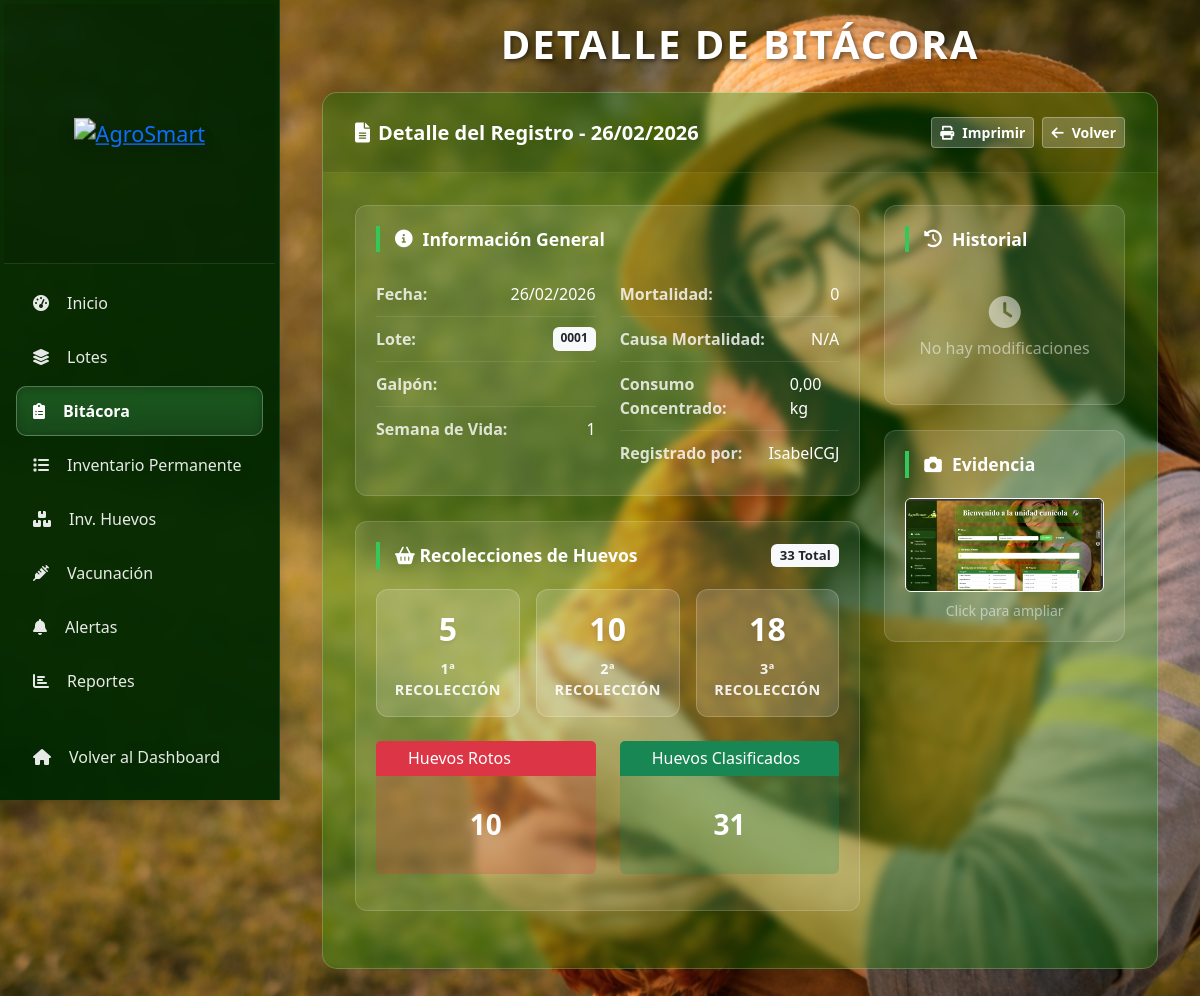
The app's page /aves/bitacora/4/?print=true (signed in) with its own data.
### apps/aves/models.py (models this page shows, shortened)
class BitacoraDiaria(BaseModel):
    lote = models.ForeignKey(LoteAves, on_delete=models.CASCADE, verbose_name='Lote')
    fecha = models.DateField('Fecha')
    semana_vida = models.PositiveIntegerField('Semana de vida', null=True, blank=True)
    recoleccion_1 = models.PositiveIntegerField('Primera recolección', default=0, help_text='Cantidad total de huevos en la primera recolección')
    recoleccion_2 = models.PositiveIntegerField('Segunda recolección', default=0, help_text='Cantidad total de huevos en la segunda recolección')
    recoleccion_3 = models.PositiveIntegerField('Tercera recolección', default=0, help_text='Cantidad total de huevos en la tercera recolección')
    huevos_rotos = models.PositiveIntegerField('Huevos rotos', default=0, help_text='Cantidad total de huevos rotos en el día')
    imagen_huevos_rotos = models.ImageField('Evidencia de huevos rotos', upload_to='aves/huevos_rotos/', null=True, blank=True, help_text='Requerida si hay huevos rotos')
    produccion_aaa = models.PositiveIntegerField('Producción AAA', default=0)
    produccion_aa = models.PositiveIntegerField('Producción AA', default=0)
    produccion_a = models.PositiveIntegerField('Producción A', default=0)
    produccion_b = models.PositiveIntegerField('Producción B', default=0)
    produccion_c = models.PositiveIntegerField('Producción C', default=0)
    produccion_jumbo = models.PositiveIntegerField('Producción Jumbo', default=0)
    huevos_sucios = models.PositiveIntegerField('Huevos sucios', default=0)
    huevos_farfara = models.PositiveIntegerField('Huevos fárfara', default=0)
    descarte = models.PositiveIntegerField('Descarte', default=0)
    mortalidad = models.PositiveIntegerField('Mortalidad', default=0)
    causa_mortalidad = models.CharField('Causa de mortalidad', max_length=200, blank=True)
    consumo_concentrado = models.DecimalField('Consumo concentrado (kg)', max_digits=10, decimal_places=2, default=0)
    observaciones = models.TextField('Observaciones', blank=True)
    firma_responsable = models.ImageField('Firma del responsable', upload_to='aves/firmas/', null=True, blank=True, help_text='Foto de la firma del encargado')
    usuario_registro = models.ForeignKey(User, on_delete=models.CASCADE, verbose_name='Usuario que registra')
    class Meta:
        verbose_name = 'Bitácora Diaria'
        verbose_name_plural = 'Bitácoras Diarias'
        unique_together = ['lote', 'fecha']
        ordering = ['-fecha']
    @property
    def total_recolecciones(self):
        return self.recoleccion_1 + self.recoleccion_2 + self.recoleccion_3
    @property
    def produccion_total(self):
        return (
            self.produccion_aaa +
            self.produccion_aa +
            self.produccion_a +
            self.produccion_b +
            self.produccion_c +
            self.produccion_jumbo +
            self.huevos_sucios +
            self.huevos_farfara +
            self.descarte
        )

class LoteAves(BaseModel):
    ESTADOS = [
        ('levante', 'Pollas de Levante'),
        ('postura', 'En Postura'),
        ('finalizado', 'Finalizado'),
    ]
    LINEAS_GENETICAS = [
        ('hy_line_brown', 'Hy-Line Brown'),
        ('hy_line_white', 'Hy-Line White'),
        ('lohmann_brown', 'Lohmann Brown'),
        ('lohmann_white', 'Lohmann White'),
        ('isa_brown', 'ISA Brown'),
        ('isa_white', 'ISA White'),
        ('bovans_brown', 'Bovans Brown'),
        ('bovans_white', 'Bovans White'),
        ('dekalb_brown', 'Dekalb Brown'),
        ('dekalb_white', 'Dekalb White'),
        ('babcock_brown', 'Babcock Brown'),
        ('otra', 'Otra'),
    ]
    codigo = models.CharField('Código del lote', max_length=50, unique=True)
    galpon = models.CharField('Galpón', max_length=100)
    linea_genetica = models.CharField('Línea genética', max_length=50, choices=LINEAS_GENETICAS)
    procedencia = models.CharField('Procedencia', max_length=200)
    numero_aves_inicial = models.PositiveIntegerField('Número inicial de aves')
    numero_aves_actual = models.PositiveIntegerField('Número actual de aves')
    fecha_llegada = models.DateField('Fecha de llegada')
    fecha_inicio_postura = models.DateField('Fecha inicio postura', null=True, blank=True)
    peso_total_llegada = models.DecimalField('Peso total llegada (kg)', max_digits=10, decimal_places=2)
    peso_promedio_llegada = models.DecimalField('Peso promedio llegada (g)', max_digits=8, decimal_places=2)
    estado = models.CharField('Estado', max_length=20, choices=ESTADOS, default='levante')
    observaciones = models.TextField('Observaciones', blank=True)
    tipo = models.CharField('Tipo de lote', max_length=20, choices=[
        ('ponedoras', 'Ponedoras'),
        ('engorde', 'Engorde'),
    ], default='ponedoras')
    class Meta:
        verbose_name = 'Lote de Aves'
        verbose_name_plural = 'Lotes de Aves'
        ordering = ['-fecha_llegada']

### apps/aves/views.py (the view)
# urls.py: path('bitacora/<int:pk>/', views.bitacora_detail, name='bitacora_detail'),
@login_required
@role_required(['superusuario', 'admin_aves', 'solo_vista'])
def bitacora_detail(request, pk):
    bitacora = get_object_or_404(BitacoraDiaria, pk=pk)
    registros_modificacion = RegistroModificacion.objects.filter(
        modelo='BitacoraDiaria',
        objeto_id=bitacora.id
    ).select_related('usuario').order_by('-fecha_modificacion')
    movimientos = MovimientoHuevos.objects.filter(fecha=bitacora.fecha)
    context = {
        'bitacora': bitacora,
        'registros_modificacion': registros_modificacion,
        'movimientos': movimientos,
    }
    return render(request, 'aves/bitacora_detail.html', context)

### templates/aves/bitacora_detail.html (shortened to what this page needs)
{% extends 'aves/base.html' %}
{% load aves_extras %}
{% block content %}
<h2 class="text-center mb-4" style="color: white; font-weight: 900; text-transform: uppercase; letter-spacing: 2px; text-shadow: 2px 2px 4px rgba(0,0,0,0.5); font-size: 2.5rem;">DETALLE DE BITÁCORA</h2>
<div class="glass-wrap">
    <div class="unified-dashboard-card">
        <div class="card-header">
            <h5 class="section-title"><i class="fas fa-file-alt"></i> Detalle del Registro - {{ bitacora.fecha|date:"d/m/Y" }}</h5>
            <div class="d-flex gap-2">
                <button type="button" class="btn btn-light-custom btn-sm fw-bold" onclick="window.print()">
                    <i class="fas fa-print me-2"></i>Imprimir
                </button>
                <a href="{% url 'aves:bitacora_list' %}" class="btn btn-light-custom btn-sm fw-bold">
                    <i class="fas fa-arrow-left me-2"></i>Volver
                </a>
            </div>
        </div>
        <div class="card-body">
            <div class="row">
                <div class="col-md-8">
                    <div class="detail-section">
                        <div class="detail-section-header">
                            <i class="fas fa-info-circle"></i> Información General
                        </div>
                        <div class="row">
                            <div class="col-md-6">
                                <div class="info-row">
                                    <span class="info-label">Fecha:</span>
                                    <span class="info-value">{{ bitacora.fecha|date:"d/m/Y" }}</span>
                                </div>
                                <div class="info-row">
                                    <span class="info-label">Lote:</span>
                                    <span class="badge bg-light text-dark">{{ bitacora.lote.codigo }}</span>
                                </div>
                                <div class="info-row">
                                    <span class="info-label">Galpón:</span>
                                </div>
                                <div class="info-row border-0">
                                    <span class="info-label">Semana de Vida:</span>
                                    <span class="info-value">{{ bitacora.semana_vida|default:"No especificada" }}</span>
                                </div>
                            </div>
                            <div class="col-md-6">
                                <div class="info-row">
                                    <span class="info-label">Mortalidad:</span>
                                    <span class="info-value {% if bitacora.mortalidad > 0 %}text-danger fw-bold bg-white px-2 rounded{% endif %}">{{ bitacora.mortalidad }}</span>
                                </div>
                                <div class="info-row">
                                    <span class="info-label">Causa Mortalidad:</span>
                                    <span class="info-value">{{ bitacora.causa_mortalidad|default:"N/A" }}</span>
                                </div>
                                <div class="info-row">
                                    <span class="info-label">Consumo Concentrado:</span>
                                    <span class="info-value">{{ bitacora.consumo_concentrado }} kg</span>
                                </div>
                                <div class="info-row border-0">
                                    <span class="info-label">Registrado por:</span>
                                    <span class="info-value">{{ bitacora.usuario_registro.get_full_name|default:bitacora.usuario_registro.username }}</span>
                                </div>
                            </div>
                        </div>
                    </div>
                    <div class="detail-section">
                        <div class="detail-section-header d-flex justify-content-between">
                            <span><i class="fas fa-basket-shopping"></i> Recolecciones de Huevos</span>
                            <span class="badge bg-light text-dark">{{ bitacora.total_recolecciones }} Total</span>
                        </div>
                        <div class="row g-3 mb-4">
                            <div class="col-md-4">
                                <div class="stat-card">
                                    <div class="stat-value">{{ bitacora.recoleccion_1 }}</div>
                                    <div class="stat-label">1ª Recolección</div>
                                </div>
                            </div>
                            <div class="col-md-4">
                                <div class="stat-card">
                                    <div class="stat-value">{{ bitacora.recoleccion_2 }}</div>
                                    <div class="stat-label">2ª Recolección</div>
                                </div>
                            </div>
                            <div class="col-md-4">
                                <div class="stat-card">
                                    <div class="stat-value">{{ bitacora.recoleccion_3 }}</div>
                                    <div class="stat-label">3ª Recolección</div>
                                </div>
                            </div>
                        </div>
                        <div class="row align-items-center mt-4">
                            <div class="col-md-6">
                                <div class="card border-0 bg-danger bg-opacity-25 text-white mb-3">
                                    <div class="card-header bg-danger text-white py-2 border-0">
                                        <h6 class="mb-0 text-center">Huevos Rotos</h6>
                                    </div>
                                    <div class="card-body text-center">
                                        <h3 class="fw-bold mb-0">{{ bitacora.huevos_rotos }}</h3>
                                    </div>
                                </div>
                            </div>
                            <div class="col-md-6">
                                <div class="card border-0 bg-success bg-opacity-25 text-white mb-3">
                                    <div class="card-header bg-success text-white py-2 border-0">
                                        <h6 class="mb-0 text-center">Huevos Clasificados</h6>
                                    </div>
                                    <div class="card-body text-center">
                                        <h3 class="fw-bold mb-0">{{ bitacora.produccion_total }}</h3>
                                    </div>
                                </div>
                            </div>
                        </div>
                    </div>
                </div>
                <div class="col-md-4">
                    <div class="detail-section">
                        <div class="detail-section-header">
                            <i class="fas fa-history"></i> Historial
                        </div>
                        <div class="history-container" style="max-height: 400px; overflow-y: auto;">
                            {% for registro in bitacora.historial_modificaciones.all %}
                            <div class="modification-entry mb-3 p-3 rounded" style="background: rgba(255,255,255,0.1);">
                                <div class="d-flex justify-content-between align-items-center mb-2">
                                    <span class="badge bg-info text-dark">{{ registro.usuario.username }}</span>
                                    <small class="text-white-50">{{ registro.fecha_modificacion|date:"d/m/Y H:i" }}</small>
                                </div>
                                <div class="change-values small">
                                    {% for campo, cambio in registro.cambios.items %}
                                    <div class="mb-2 border-bottom border-secondary pb-2">
                                        <div class="text-warning fw-bold mb-1">{{ campo|title }}</div>
                                        <div class="d-flex justify-content-between">
                                            <div class="text-danger me-2">
                                                <i class="fas fa-minus-circle small"></i>
                                                {% with registro.valores_anteriores|parse_json_safe as valores_ant %}
                                                    {{ valores_ant|default_if_none:"{}"|lookup:campo|format_field_value:campo|safe }}
                                                {% endwith %}
                                            </div>
                                            <div class="text-success">
                                                <i class="fas fa-plus-circle small"></i>
                                                {% with registro.valores_nuevos|parse_json_safe as valores_nue %}
                                                    {{ valores_nue|default_if_none:"{}"|lookup:campo|format_field_value:campo|safe }}
                                                {% endwith %}
                                            </div>
                                        </div>
                                    </div>
                                    {% endfor %}
                                </div>
                            </div>
                            {% empty %}
                            <div class="text-center py-4">
                                <i class="fas fa-clock fa-2x text-white-50 mb-2"></i>
                                <p class="text-white-50 mb-0">No hay modificaciones</p>
                            </div>
                            {% endfor %}
                        </div>
                    </div>
                    {% if bitacora.imagen_huevos_rotos %}
                    <div class="detail-section">
                        <div class="detail-section-header">
                            <i class="fas fa-camera"></i> Evidencia
                        </div>
                        <div class="evidence-container text-center">
                            <img src="{{ bitacora.imagen_huevos_rotos.url }}" class="img-fluid rounded border border-light" alt="Evidencia" style="max-height: 200px; cursor: pointer;" data-bs-toggle="modal" data-bs-target="#imageModal">
                            <div class="mt-2 text-white-50 small">Click para ampliar</div>
                        </div>
                    </div>
                    {% endif %}
                </div>
            </div>
        </div>
    </div>
</div>
{% endblock %}

### records on screen
BitacoraDiaria: fecha "26/02/2026", lote.codigo "0001", semana_vida "1", mortalidad "0", causa_mortalidad "N/A", consumo_concentrado "0,00", usuario_registro.get_full_name "IsabelCGJ", total_recolecciones "33", recoleccion_1 "5", recoleccion_2 "10", recoleccion_3 "18", huevos_rotos "10", produccion_total "31", imagen_huevos_rotos (picture)
